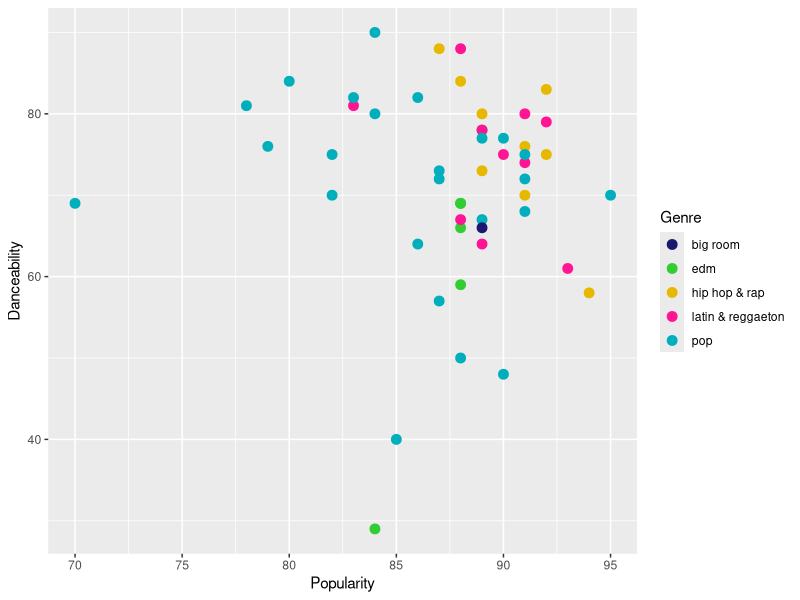
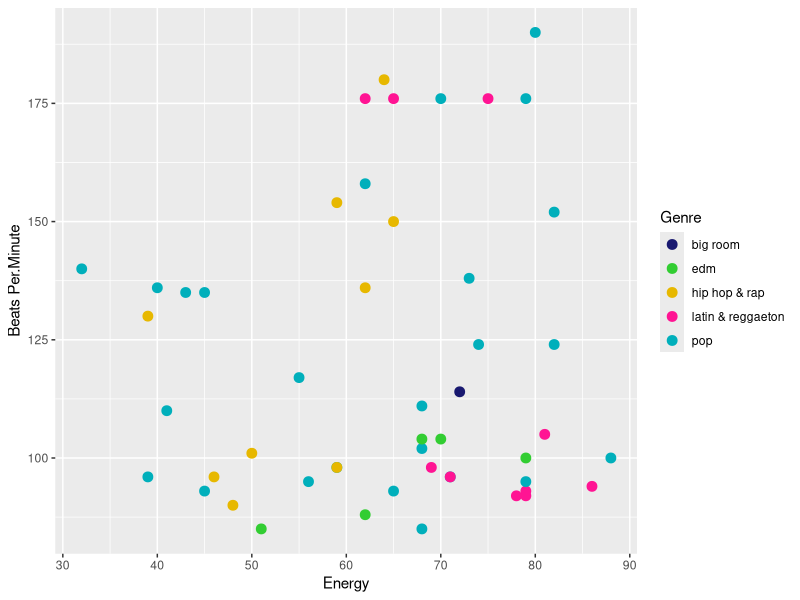
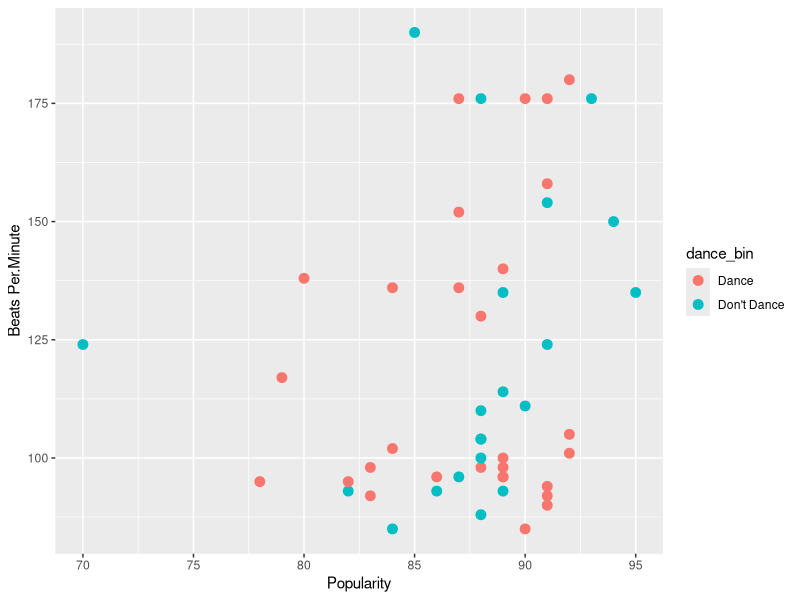
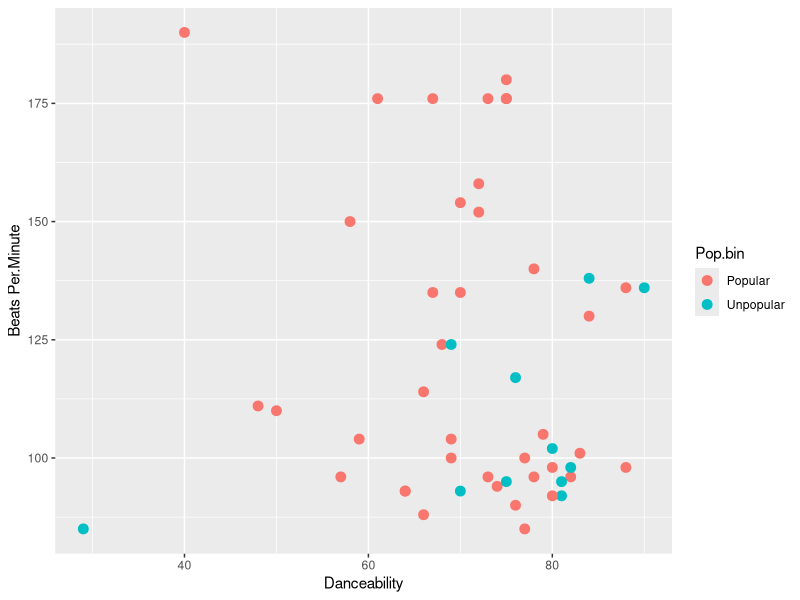
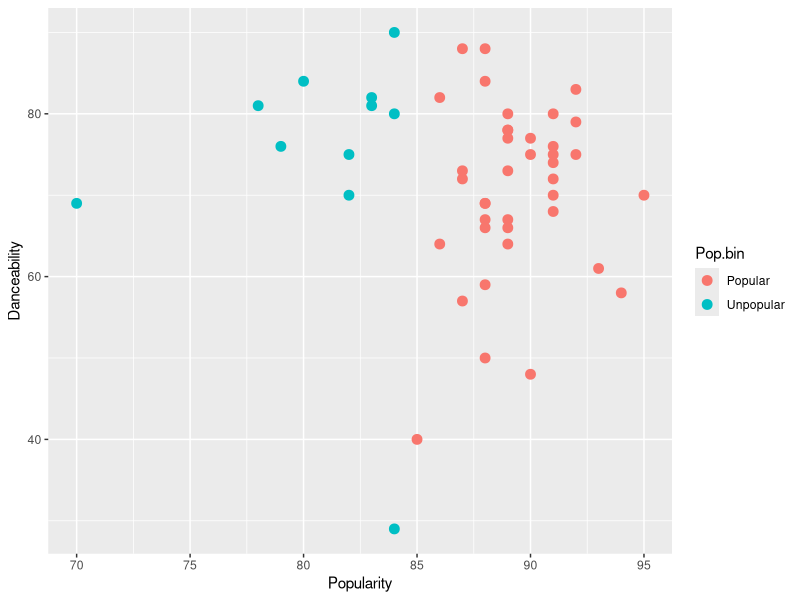
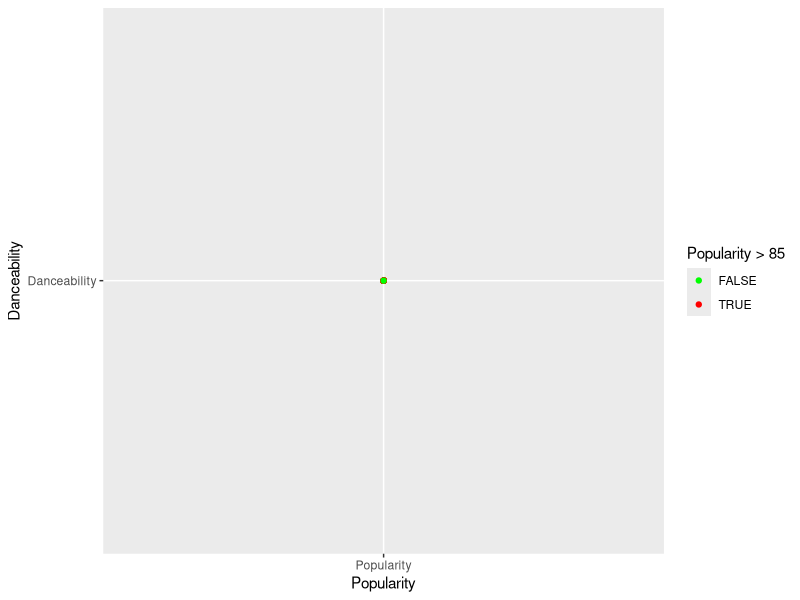

The R script that drew these images, in order:
## ---- chunk 1

##### Conditional #####

cbp1 <- c("midnightblue", "limegreen", "#E7B800", "deeppink1", "#00AFBB")

genretest <- function(genre.label){
  songs <- switch(genre.label,
                  "bigoom" = "midnightblue",
                  "edm" = "limegreen",
                  "hip hop & rap" = "E7B800",
                  "latin & reggaeton" = "deeppink1",
                  "pop" = "#00AFBB"
                  )
  return(songs)
}
genretest("pop")
genretest("edm")
## ---- chunk 2

##### function #####

library(ggplot2)
top50 <- read.csv("top50cleanspotify.csv", encoding = "Windows-1252")
cbp1 <- c("midnightblue", "limegreen", "#E7B800", "deeppink1", "#00AFBB")

spotify.plot <- function(xpos, ypos){
  ggplot(top50, aes_string(x = xpos, y = ypos, color = "Genre", fill = "Genre")) + geom_point(size = 3) + xlab(sub("[.]", " ", xpos)) + ylab(sub("[.]", " ", ypos)) + scale_colour_manual(values=cbp1)
}

spotify.plot("Popularity", "Danceability")

## ---- chunk 3

##### function #####

library(ggplot2)
top50 <- read.csv("top50cleanspotify.csv", encoding = "Windows-1252")
cbp1 <- c("midnightblue", "limegreen", "#E7B800", "deeppink1", "#00AFBB")

spotify.plot("Energy", "Beats.Per.Minute")

## ---- chunk 4
#Conditional

cpb2 <- c("pop", "latin & reggaeton", "hip hop & rap", "edm", "big room")

artist.test <- function(artist.label){
  artist <- switch(artist.label,
                   "pop" = "Shawn Mendes", "Ariana Grande",
                   "latin & reggaeton" = "Anuel AA", 
                   "hip hop & rap" = "Post Malone", 
                   "edm" = "The Chainsmokers", 
                   "big room" = "Martin Garrix"
                   )
  return(artist)
}

artist.test("pop")
artist.test("edm")

## ---- chunk 5
#dance conditional into spotify_plot function

top50 <- read.csv("top50cleanspotify.csv", encoding = "Windows-1252")


library(ggplot2)

top50$dance_bin <- ifelse(top50$Danceability > 70, "Dance", "Don't Dance") 

spotify_plot <- function(xpos, ypos){
  ggplot(top50, aes_string(x = xpos, y = ypos, color = "dance_bin")) + geom_point(size = 3) + xlab(sub("[.]", " ", xpos)) + ylab(sub("[.]", " ", ypos))
}

spotify_plot("Popularity", "Beats.Per.Minute")
ifelse(top50$Beats.Per.Minute > 100, "Dance", "Don't dance")


## ---- chunk 6
# popularity condition in spotify_plot function

library(ggplot2)
top50 <- read.csv("top50cleanspotify.csv", encoding = "Windows-1252")
str(top50)

top50$Pop.bin <- ifelse(top50$Popularity >= 85, "Popular", "Unpopular")

spotify_plot <- function(xpos, ypos){
  ggplot(top50, aes_string(x = xpos, y = ypos, color = "Pop.bin")) + geom_point(size = 3) + xlab(sub("[.]", " ", xpos)) + ylab(sub("[.]", " ", ypos)) 
}

spotify_plot("Danceability", "Beats.Per.Minute")
spotify_plot("Popularity", "Danceability")

## ---- chunk 7
library(ggplot2)
ggplot(top50, aes(top50, x = "Popularity", y = "Danceability", colour = Popularity >= 85)) + geom_point() +
  scale_colour_manual(name = 'Popularity > 85', values = setNames(c('red','green'),c(T, F))) +
  xlab('Popularity') + ylab('Danceability')
